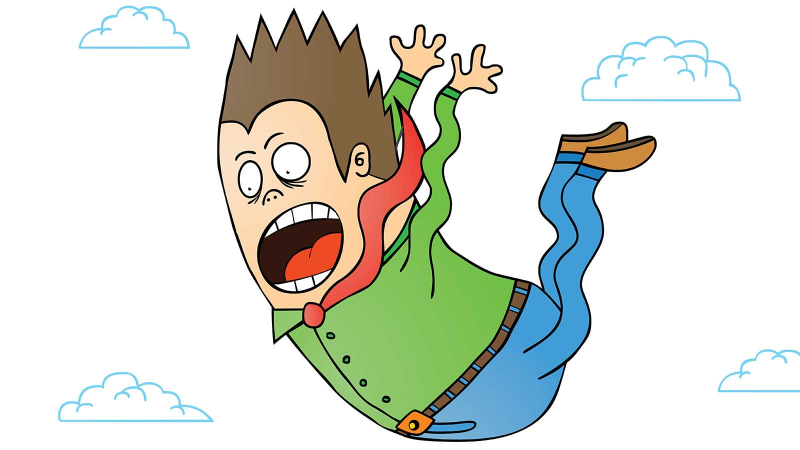
#> input picture you fell.jpg, 1600 x 900 px (shown at 1/2 size)
$ jupyter execute --allow-errors 'Frozen_Lake Game.ipynb'
#> lines starting #> are read from the running program, lines starting #| are printed output that depends on the picture
# **Implement *Frozen Lake* Game Using Q table**
Gym Documentation:
https://www.gymlibrary.dev/environments/toy_text/frozen_lake/
#Game Description:
Winter is here. You and your friends were tossing around a frisbee at the park when you made a wild throw that left the frisbee out in the middle of the lake. The water is mostly frozen, but there are a few holes where the ice has melted. If you step into one of those holes, you'll fall into the freezing water. At this time, there's an international frisbee shortage, so it's absolutely imperative that you navigate across the lake and retrieve the disc. However, the ice is slippery, so you won't always move in the direction you intend. The surface is described using a grid like the following:

This grid is our environment where S is the agent's starting point, and it's safe. F represents the frozen surface and is also safe. H represents a hole, and if our agent steps in a hole in the middle of a frozen lake, well, that's not good. Finally, G represents the goal, which is the space on the grid where the prized frisbee is located.

The agent can navigate left, right, up, and down, and the episode ends when the agent reaches the goal or falls in a hole. It receives a reward of one if it reaches the goal, and zero otherwise.

[cell 1]
import numpy as np
import gymnasium as gym
import random
import time
from IPython.display import clear_output

#Create environment

#> (a cell that did not finish here is left out)

access action space size, state space size and create empty Q table

#> (a cell that did not finish here is left out)

#> (a cell that did not finish here is left out)

#Setting Learning Parameters

[cell 5]
num_episodes = 10000
max_steps_per_episode = 100

learning_rate = 0.1
discount_rate = 0.99

exploration_rate = 1
max_exploration_rate = 1
min_exploration_rate = 0.01
exploration_decay_rate = 0.001

[cell 6]
rewards_all_episodes = []

# **Q-Learning Algorithm Training Loop**
After we observe the reward we obtained from taking the action from the previous state, we can then update the Q-value for that state-action pair in the Q-table.

#> (a cell that did not finish here is left out)

# After All Episodes Complete
After all episodes are finished, we now just calculate the average reward per thousand episodes from our list that contains the rewards for all episodes so that we can print it out and see how the rewards changed over time.

[cell 8]
# Calculate and print the average reward per thousand episodes
rewards_per_thousand_episodes = np.split(np.array(rewards_all_episodes),num_episodes/1000)
count = 1000

print("********Average reward per thousand episodes********\n")
for r in rewards_per_thousand_episodes:
    print(count, ": ", str(sum(r/1000)))
    count += 1000

From this printout, we can see our average reward per thousand episodes did indeed progress over time.

Let's take a second to understand how we can interpret these results. Our agent played 10,000 episodes. At each time step within an episode, the agent received a reward of 1 if it reached the frisbee, otherwise, it received a reward of 0. If the agent did indeed reach the frisbee, then the episode finished at that time-step.

So, that means for each episode, the total reward received by the agent for the entire episode is either 1 or 0. So, for the first thousand episodes, we can interpret this score as meaning that **4.7%**
 of the time, the agent received a reward of 1 and won the episode. And by the last thousand episodes from a total of 10,000, the agent was winning **69%**
 of the time.

By analyzing the grid of the game, we can see it's a lot more likely that the agent would fall in a hole or perhaps reach the max time steps than it is to reach the frisbee, so reaching the frisbee **69%**
 of the time isn't too shabby, especially since the agent had no explicit instructions to reach the frisbee. It learned that this is the correct thing to do.

[cell 9]
# Print updated Q-table
print("\n\n********Q-table********\n")
#> (the rest of this cell did not finish here and is left out)

# **Let's Watch the Agent Play**
These blocks of code are going to allow us to watch our trained agent play Frozen Lake using the knowledge it's gained from the training we completed.

#> (a cell that did not finish here is left out)

[cell 11]
# Imports for video creation
import cv2
from gym.wrappers.record_video import RecordVideo
from IPython.display import display, HTML
import io
import base64
from google.colab.patches import cv2_imshow
from moviepy.editor import VideoFileClip, AudioFileClip

[cell 12]
#x = states_tryout[0] # Just checking the size of the images in future video
#x.shape
#print(states_tryout)

[cell 13]
# Create Images for winning or loosing
image_path_fell = 'you fell.jpg'
image_fell = cv2.imread(image_path_fell)
#> image_fell is the input picture: shape (900, 1600, 3); mean B, G, R 212.9, 222.1, 218.1
image_path_goal = 'you win.jpg'
image_goal = cv2.imread(image_path_goal)
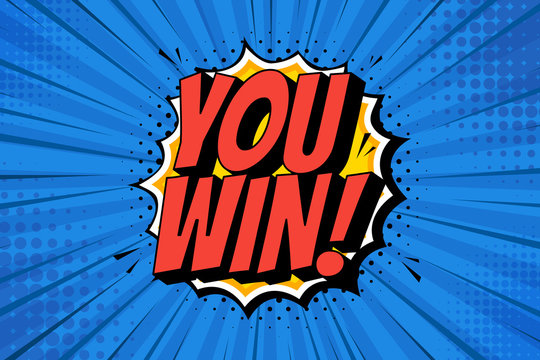
#> input picture you win.jpg, 540 x 360 px
#> image_goal is the input picture: shape (360, 540, 3); mean B, G, R 165.7, 103.7, 55.9
image_fell = cv2.resize(image_fell, (256, 256), interpolation=cv2.INTER_AREA)
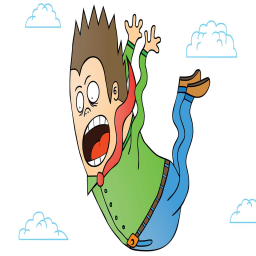
#> image_fell: shape (256, 256, 3); mean B, G, R 212.9, 222.1, 218.1
image_goal = cv2.resize(image_goal, (256, 256), interpolation=cv2.INTER_AREA)
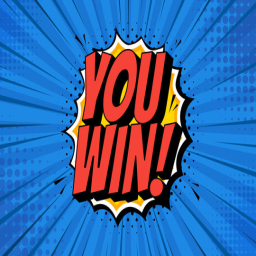
#> image_goal: shape (256, 256, 3); mean B, G, R 165.7, 103.7, 55.9
#cv2_imshow(image)
